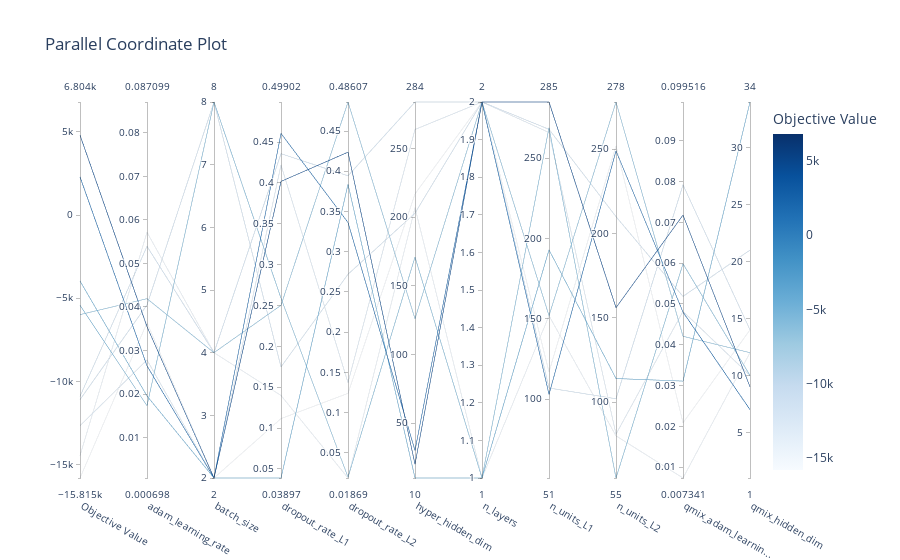

The code cell stored with this chart in its notebook:
### Code cell
optuna.visualization.plot_parallel_coordinate(study)

### Figure 1 — Plotly figure (JSON) as saved in the notebook; plotly's stock layout.template omitted (floating-point values rounded to 4 significant figures)
{"data": [{"dimensions": [{"label": "Objective Value", "range": [-15820.0, 6804.0], "values": [-5987.0, -15820.0, -14470.0, 4809.0, -11100.0, -10900.0, 2298.0, -5422.0, -12670.0, -3964.0, -2215.0, 1901.0, -10160.0, 6804.0]}, {"label": "adam_learning_rate", "range": [0.0006983, 0.0871], "values": [0.04191, 0.03638, 0.05716, 0.03547, 0.04047, 0.05393, 0.02646, 0.01732, 0.02783, 0.01955, 0.0871, 0.0006983, 0.001833, 0.06828]}, {"label": "batch_size", "range": [2, 8], "values": [4, 2, 4, 2, 8, 4, 2, 8, 2, 2, 2, 2, 2, 2]}, {"label": "dropout_rate_L1", "range": [0.03897, 0.499], "values": [0.2503, 0.1116, 0.14, 0.4019, 0.1749, 0.4357, 0.4606, 0.2589, 0.422, 0.03897, 0.3442, 0.499, 0.362, 0.4599]}, {"label": "dropout_rate_L2", "range": [0.01869, 0.4861], "values": [0.4861, 0.1239, 0.01869, 0.4237, 0.272, 0.3943, 0.3363, 0.0198, 0.1372, 0.3838]}, {"label": "hyper_hidden_dim", "range": [10, 284], "values": [126, 217, 207, 20, 203, 284, 30, 171, 264, 10, 79, 15, 64, 50]}, {"label": "n_layers", "range": [1, 2], "values": [2, 2, 1, 2, 2, 2, 2, 1, 2, 1, 1, 2, 2, 2]}, {"label": "n_units_L1", "range": [51, 285], "values": [152, 117, 152, 285, 268, 107, 103, 269, 266, 193, 215, 64, 51, 94]}, {"label": "n_units_L2", "range": [55, 278], "values": [278, 252, 80, 156, 210, 102, 249, 55, 81, 114]}, {"label": "qmix_adam_learnin...", "range": [0.007341, 0.09952], "values": [0.04208, 0.02086, 0.007341, 0.0718, 0.05186, 0.07922, 0.04801, 0.05986, 0.0482, 0.03109, 0.09952, 0.07394, 0.07337, 0.09188]}, {"label": "qmix_hidden_dim", "range": [1, 34], "values": [12, 14, 12, 9, 21, 14, 7, 10, 10, 34, 1, 1, 5, 22]}], "labelangle": 30, "labelside": "bottom", "line": {"color": [-5987.0, -15820.0, -14470.0, 4809.0, -11100.0, -10900.0, 2298.0, -5422.0, -12670.0, -3964.0, -2215.0, 1901.0, -10160.0, 6804.0], "colorbar": {"title": {"text": "Objective Value"}}, "colorscale": [[0, "rgb(247,251,255)"], [0.125, "rgb(222,235,247)"], [0.25, "rgb(198,219,239)"], [0.375, "rgb(158,202,225)"], [0.5, "rgb(107,174,214)"], [0.625, "rgb(66,146,198)"], [0.75, "rgb(33,113,181)"], [0.875, "rgb(8,81,156)"], [1, "rgb(8,48,107)"]], "reversescale": false, "showscale": true}, "type": "parcoords"}], "layout": {"title": {"text": "Parallel Coordinate Plot"}}}
